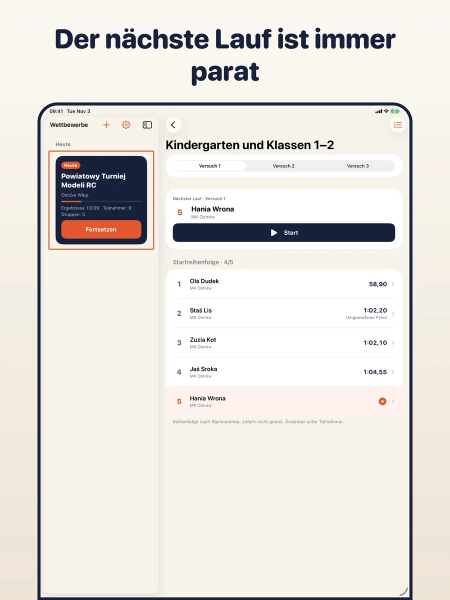
#> input picture assets/shots/de-DE-ipad-01.webp, 900 x 1200 px, given in place of icon-1024.png, which was not available (shown at 1/2 size)
$ python build.py
#> lines starting #> are read from the running program, lines starting #| are printed output that depends on the picture
#!/usr/bin/env python3
"""Generates the Tallyboard site: en at the root, pl/ de/ es/ it/ in folders, plus assets.

    python3 tools/build.py                 # pages and stylesheet
    python3 tools/build.py --shots <dir>   # also icon, og image and screenshots (default: the app repo's fastlane/screenshots)
"""
import argparse
import html
import sys
from pathlib import Path

sys.path.insert(0, str(Path(__file__).parent))
from content import APP_ID, LANGS  # noqa: E402

ROOT = Path(__file__).resolve().parent.parent
APP_REPO = ROOT.parent / "judgebook-ios"
BASE = "https://ideaapps.io/Tallyboard/"
STORE = f"https://apps.apple.com/app/id{APP_ID}"
UPDATED = {"en": "3 November 2026", "pl": "3 listopada 2026", "de": "3. November 2026", "es": "3 de noviembre de 2026", "it": "3 novembre 2026"}
UPDATED_LABEL = {"en": "Last updated", "pl": "Ostatnia aktualizacja", "de": "Zuletzt aktualisiert", "es": "Última actualización", "it": "Ultimo aggiornamento"}
APP_NAME_LINE = {"en": "Tallyboard app", "pl": "Aplikacja Tallyboard", "de": "App Tallyboard", "es": "App Tallyboard", "it": "App Tallyboard"}
ICONS = [
    "M12 3v3M5 7l2 2M19 7l-2 2M4 14a8 8 0 0116 0M12 14l3-4",
    "M3 7h7v6H3zM14 7h7v6h-7zM8 17h8M12 13v4",
    "M12 7v5l3 2M12 3a9 9 0 100 18 9 9 0 000-18z",
    "M4 6h16M4 12h16M4 18h10",
    "M5 20V10M12 20V4M19 20v-7",
    "M5 4v17M5 5h12l-2 4 2 4H5",
    "M6 3h9l4 4v14H6zM14 3v5h5M9 13h6M9 17h6",
    "M12 3l8 3v6c0 4.500-3.200 7.800-8 9-4.800-1.200-8-4.500-8-9V6zM9 12l2 2 4-4",
]
CSS = """:root{--bg:#F7F3EC;--bg2:#EFE7DA;--card:#fff;--line:#E4DDD0;--ink:#17203A;--soft:#4A5068;--mute:#6B6F80;--acc:#E4572E;--wash:#FFF3EE;--navy:#17203A}
@font-face{font-family:"Plus Jakarta Sans";font-weight:500;src:url(fonts/PlusJakartaSans-Medium.ttf)}
@font-face{font-family:"Plus Jakarta Sans";font-weight:700;src:url(fonts/PlusJakartaSans-Bold.ttf)}
@font-face{font-family:"Plus Jakarta Sans";font-weight:800;src:url(fonts/PlusJakartaSans-ExtraBold.ttf)}
*{box-sizing:border-box}html{scroll-behavior:smooth}
body{margin:0;background:var(--bg);color:var(--ink);font-family:"Plus Jakarta Sans",-apple-system,BlinkMacSystemFont,"Helvetica Neue",Arial,sans-serif;font-size:17px;line-height:1.6;-webkit-text-size-adjust:100%;overflow-x:hidden}
body:before{content:"";position:fixed;inset:0;z-index:-1;background:radial-gradient(900px 600px at 90% -10%,rgba(228,87,46,.12),transparent 60%),linear-gradient(180deg,#FBF8F2 0,#F7F3EC 50%,#EFE7DA 100%)}
a{color:var(--acc)}img{max-width:100%;display:block}
.wrap{max-width:1120px;margin:0 auto;padding:0 22px}
nav.top{position:sticky;top:0;z-index:20;backdrop-filter:blur(16px);-webkit-backdrop-filter:blur(16px);background:rgba(247,243,236,.82);border-bottom:1px solid var(--line)}
nav.top .wrap{display:flex;align-items:center;gap:22px;height:64px}
.brand{display:flex;align-items:center;gap:10px;font-weight:800;font-size:20px;color:var(--ink);text-decoration:none;margin-right:auto}
.brand img{width:34px;height:34px;border-radius:9px}
nav.top a.l{color:var(--soft);text-decoration:none;font-weight:700;font-size:15px}nav.top a.l:hover{color:var(--ink)}
.btn{display:inline-flex;align-items:center;gap:10px;padding:15px 28px;border-radius:999px;background:var(--navy);color:#fff;font-weight:800;text-decoration:none;box-shadow:0 12px 28px -10px rgba(23,32,58,.6);transition:transform .2s}
.btn:hover{transform:translateY(-2px)}.btn.ghost{background:var(--card);color:var(--ink);box-shadow:none;border:1px solid var(--line)}
.btn svg{width:20px;height:20px}
.eyebrow{display:inline-flex;gap:8px;align-items:center;font-size:13px;font-weight:800;letter-spacing:.12em;text-transform:uppercase;color:var(--acc)}
.eyebrow:before{content:"";width:26px;height:4px;border-radius:2px;background:var(--acc)}
h1,h2,h3{line-height:1.12;margin:0;letter-spacing:-.02em;text-wrap:balance}
h1{font-size:clamp(38px,6.2vw,66px);font-weight:800}h1 em{font-style:normal;color:var(--acc)}
h2{font-size:clamp(28px,4.2vw,44px);font-weight:800}h3{font-size:20px;font-weight:800}
.lead{font-size:clamp(18px,2.2vw,21px);color:var(--soft);max-width:34em}
.hero{padding:72px 0 40px}.hero .wrap{display:grid;grid-template-columns:1.05fr .95fr;gap:40px;align-items:center}
.hero h1{margin:16px 0 22px}.hero .btns{display:flex;gap:14px;flex-wrap:wrap;margin:30px 0 18px}
.dev{color:var(--mute);font-weight:700;font-size:14px}
.shot{height:auto;border-radius:28px;border:1px solid var(--line);box-shadow:0 36px 70px -30px rgba(23,32,58,.45);background:var(--card)}
.phones{position:relative;height:640px}
.phones .shot{position:absolute;width:270px}
.phones .p1{left:48%;top:0;transform:rotate(5deg);animation:float 7s ease-in-out infinite}
.phones .p2{left:4%;top:70px;transform:rotate(-6deg) scale(.92);animation:float 8s ease-in-out -2s infinite}
@keyframes float{50%{translate:0 -14px}}
section{padding:90px 0}.head{max-width:720px;margin:0 auto 52px;text-align:center}.head p{color:var(--soft);font-size:19px;margin:16px 0 0}
.card{background:var(--card);border:1px solid var(--line);border-radius:28px;padding:26px}
.step{display:grid;grid-template-columns:1fr 1fr;gap:64px;align-items:center;margin:0 0 80px}.step:nth-child(even) .txt{order:2}
.num{display:inline-grid;place-items:center;width:46px;height:46px;border-radius:14px;background:var(--acc);color:#fff;font-weight:800;font-size:22px;margin-bottom:18px}
.step p{color:var(--soft);font-size:19px;margin:14px 0 0;max-width:28em}
.step .shot{width:300px;margin:0 auto;transform:rotate(-2deg);transition:transform .5s}.step:nth-child(even) .shot{transform:rotate(2deg)}.step .shot:hover{transform:none}
.grid{display:grid;grid-template-columns:repeat(4,1fr);gap:18px}
.feat{background:var(--card);border:1px solid var(--line);border-radius:26px;padding:24px;transition:transform .25s,border-color .25s}.feat:hover{transform:translateY(-4px);border-color:rgba(228,87,46,.5)}
.feat .ic{width:48px;height:48px;border-radius:15px;display:grid;place-items:center;margin-bottom:16px;background:var(--wash);color:var(--acc)}.feat .ic svg{width:26px;height:26px}
.feat p{color:var(--soft);margin:8px 0 0;font-size:15.5px}
.gallery{display:flex;gap:26px;overflow-x:auto;padding:10px 22px 40px;scroll-snap-type:x mandatory;justify-content:safe center}
.gallery figure{margin:0;flex:0 0 auto;scroll-snap-align:center;text-align:center}.gallery figcaption{margin-top:14px;font-weight:700;color:var(--soft)}
.gallery img{height:480px;width:auto;max-width:none}.gallery.dev img{height:400px}
.plans{display:grid;grid-template-columns:1fr 1fr;gap:20px;max-width:820px;margin:0 auto}
.plan{position:relative;background:var(--card);border:1px solid var(--line);border-radius:28px;padding:30px}.plan.pro{border-color:rgba(228,87,46,.6);background:var(--wash)}
.plan ul{list-style:none;padding:0;margin:18px 0 0}.plan li{padding:8px 0 8px 30px;position:relative;color:var(--soft)}
.plan li:before{content:"";position:absolute;left:0;top:15px;width:16px;height:8px;border-left:3px solid var(--acc);border-bottom:3px solid var(--acc);transform:rotate(-45deg) scale(.8)}
.badge{position:absolute;top:-13px;right:22px;background:var(--acc);color:#fff;font-weight:800;font-size:13px;padding:5px 14px;border-radius:999px}
.note{text-align:center;color:var(--mute);margin:26px 0 0}
.legal{display:flex;gap:18px;align-items:flex-start;max-width:820px;margin:0 auto}.legal svg{flex:0 0 34px;width:34px;color:var(--acc)}.legal p{margin:6px 0 0;color:var(--soft)}
.faq{max-width:760px;margin:0 auto}details{background:var(--card);border:1px solid var(--line);border-radius:18px;padding:4px 20px;margin:0 0 12px}
summary{cursor:pointer;font-weight:700;padding:14px 0}details p{margin:0 0 16px;color:var(--soft)}
.cta{padding:30px 0 90px}.cta .box{text-align:center;background:var(--navy);color:#fff;border-radius:36px;padding:56px 22px}
.cta p{color:rgba(255,255,255,.75);font-size:19px;margin:12px 0 26px}.cta .btn{background:var(--acc);box-shadow:0 12px 28px -10px rgba(228,87,46,.7)}
footer{border-top:1px solid var(--line);padding:30px 0 40px;color:var(--mute);font-size:15px}footer .wrap{display:flex;gap:22px;flex-wrap:wrap;align-items:center}
footer a{color:var(--soft);text-decoration:none;font-weight:700}footer .sp{margin-left:auto;display:flex;gap:16px;flex-wrap:wrap}
.page{max-width:780px;margin:0 auto;padding:64px 22px 80px}.page h1{font-size:clamp(34px,5vw,52px)}.page h2{font-size:22px;margin:34px 0 8px}
.page p{color:var(--soft)}.sub{color:var(--mute)!important;margin:10px 0 24px}.short{background:var(--card);border:1px solid var(--line);border-radius:20px;padding:18px 22px;color:var(--ink)!important}
.page .btns{display:flex;gap:14px;flex-wrap:wrap;margin-top:24px}
.reveal{opacity:0;transform:translateY(22px);transition:opacity .7s,transform .7s}.reveal.in{opacity:1;transform:none}
@media(max-width:860px){nav.top a.l{display:none}.hero .wrap,.step{grid-template-columns:1fr;gap:30px}.step:nth-child(even) .txt{order:0}.phones{height:560px}.phones .p1{left:40%}.grid{grid-template-columns:1fr 1fr}.plans{grid-template-columns:1fr}section{padding:60px 0}}
@media(max-width:520px){.grid{grid-template-columns:1fr}.phones .shot{width:220px}.phones .p2{left:0}.gallery img{height:420px}.gallery.dev img{height:300px}}
@media(prefers-reduced-motion:reduce){.phones .shot{animation:none}.reveal{opacity:1;transform:none;transition:none}}
"""
JS = """(function(){var io=new IntersectionObserver(function(es){es.forEach(function(e){if(e.isIntersecting){e.target.classList.add('in');io.unobserve(e.target);}});},{threshold:.12});document.querySelectorAll('.reveal').forEach(function(el){io.observe(el);});})();
"""
DL_SVG = '<svg viewBox="0 0 24 24" fill="none" stroke="currentColor" stroke-width="2.4" stroke-linecap="round" stroke-linejoin="round"><path d="M12 4v11M7 11l5 5 5-5M5 20h14"/></svg>'
MAIL_LINK_SKIP = None


def e(s):
    return html.escape(s, quote=True)


def svg(path):
    return f'<svg viewBox="0 0 24 24" fill="none" stroke="currentColor" stroke-width="1.8" stroke-linecap="round" stroke-linejoin="round"><path d="{path}"/></svg>'


def pre(L):
    return "" if L["code"] == "en" else "../"


def url(L, name):
    folder = "" if L["code"] == "en" else L["code"] + "/"
    return f"{BASE}{folder}{'' if name == 'index.html' else name}"


def shot(L, device, n, alt, cls="", width=None):
    d = L["mac"] if device == "mac" else L["shots"]
    dims = {"iphone": (660, 1434), "ipad": (900, 1200), "mac": (1400, 875)}[device]
    return (f'<img class="shot {cls}" src="{pre(L)}assets/shots/{d}-{device}-{n}.webp" alt="{e(alt)}" loading="lazy" '
            f'width="{dims[0]}" height="{dims[1]}">')


def head(L, name, title, desc):
    p = pre(L)
    alts = "".join(f'<link rel="alternate" hreflang="{M["code"]}" href="{url(M, name)}">' for M in LANGS)
    alts += f'<link rel="alternate" hreflang="x-default" href="{url(LANGS[0], name)}">'
    return f"""<!doctype html>
<html lang="{L['lang']}">
<head>
<meta charset="utf-8"><meta name="viewport" content="width=device-width,initial-scale=1,viewport-fit=cover">
<title>{e(title)}</title>
<meta name="description" content="{e(desc)}">
<meta name="theme-color" content="#F7F3EC">
<meta name="apple-itunes-app" content="app-id={APP_ID}">
<link rel="canonical" href="{url(L, name)}">
{alts}
<meta property="og:type" content="website"><meta property="og:title" content="{e(title)}"><meta property="og:description" content="{e(desc)}">
<meta property="og:image" content="{BASE}assets/og.png"><meta property="og:url" content="{url(L, name)}">
<meta name="twitter:card" content="summary_large_image">
<link rel="icon" href="{p}assets/icon.png"><link rel="apple-touch-icon" href="{p}assets/icon.png">
<link rel="stylesheet" href="{p}assets/style.css">
</head>
<body>
"""


def nav(L):
    p = pre(L)
    n = L["nav"]
    links = (f'<a class="l" href="./#how">{n["how"]}</a><a class="l" href="./#features">{n["features"]}</a>'
             f'<a class="l" href="./#devices">{n["devices"]}</a>')
    return (f'<nav class="top"><div class="wrap"><a class="brand" href="./"><img src="{p}assets/icon.png" alt="" width="34" height="34">Tallyboard</a>'
            f'{links}<a class="l" href="support.html">{n["support"]}</a>'
            f'<a class="btn" style="padding:10px 20px" href="{STORE}">{n["download"]}</a></div></nav>\n')


def footer(L, name):
    n = L["nav"]
    here = L["code"]
    links = []
    for M in LANGS:
        if M["code"] == here:
            href = "./" if name == "index.html" else name
        else:
            href = (pre(L) + ("" if M["code"] == "en" else M["code"] + "/")) + ("" if name == "index.html" else name)
            href = href or "./"
        links.append(f'<a href="{href}" hreflang="{M["code"]}">{M["label"]}</a>')
    return (f'<footer><div class="wrap"><span>Tallyboard · IdeaApps</span><a href="privacy.html">{n["privacy"]}</a>'
            f'<a href="support.html">{n["support"]}</a><span class="sp">{"".join(links)}</span></div></footer>\n'
            f'<script src="{pre(L)}assets/app.js" defer></script>\n</body></html>\n')


def index_page(L):
    t = L["idx"]
    n = L["nav"]
    out = [head(L, "index.html", t["title"], t["desc"]), nav(L)]
    out.append(f'<header class="hero"><div class="wrap"><div><span class="eyebrow">{t["eyebrow"]}</span><h1>{t["h1"]}</h1>'
               f'<p class="lead">{t["lead"]}</p><div class="btns"><a class="btn" href="{STORE}">{DL_SVG}{n["store"]}</a>'
               f'<a class="btn ghost" href="#how">{t["see"]}</a></div><span class="dev">{t["devices"]}</span></div>'
               f'<div class="phones">{shot(L, "iphone", "01", t["shots"][0], "p2")}{shot(L, "iphone", "03", t["shots"][2], "p1")}</div></div></header>')
    out.append(f'<section id="how"><div class="wrap"><div class="head reveal"><h2>{t["how"]}</h2></div>')
    step_shots = [("06", 5), ("02", 1), ("03", 2)]
    for i, (h, p) in enumerate(t["steps"]):
        n_, si = step_shots[i]
        out.append(f'<div class="step reveal"><div class="txt"><span class="num">{i + 1}</span><h2 style="font-size:clamp(26px,3.6vw,38px)">{h}</h2><p>{p}</p></div>'
                   f'<div>{shot(L, "iphone", n_, t["shots"][si])}</div></div>')
    out.append('</div></section>')
    out.append(f'<section id="features"><div class="wrap"><div class="head reveal"><h2>{t["featuresH"]}</h2></div><div class="grid">')
    for i, (h, p) in enumerate(t["feats"]):
        out.append(f'<div class="feat reveal"><div class="ic">{svg(ICONS[i])}</div><h3>{h}</h3><p>{p}</p></div>')
    out.append('</div></div></section>')
    out.append(f'<section id="devices" style="padding-top:20px"><div class="wrap"><div class="head reveal"><h2>{t["devicesH"]}</h2><p>{t["devicesP"]}</p></div></div><div class="gallery dev">')
    for device, n_, label in [("mac", "01", "Mac"), ("ipad", "03", "iPad"), ("iphone", "02", "iPhone"), ("mac", "03", "Mac")]:
        out.append(f'<figure>{shot(L, device, n_, label + " · Tallyboard")}<figcaption>{label}</figcaption></figure>')
    out.append('</div></section>')
    out.append(f'<section style="padding-top:20px"><div class="head reveal"><h2>{t["galleryH"]}</h2></div><div class="gallery">')
    for i, cap in enumerate(t["shots"]):
        out.append(f'<figure>{shot(L, "iphone", f"{i + 1:02d}", cap)}<figcaption>{cap}</figcaption></figure>')
    out.append('</div></section>')
    fh, fl = t["free"]
    gh, gb, gl = t["tips"]
    out.append(f'<section id="pricing"><div class="wrap"><div class="head reveal"><h2>{t["tipsH"]}</h2><p>{t["tipsP"]}</p></div>'
               f'<div class="plans reveal"><div class="plan"><h3>{fh}</h3><ul>{"".join(f"<li>{x}</li>" for x in fl)}</ul></div>'
               f'<div class="plan pro"><span class="badge">{gb}</span><h3>{gh}</h3><ul>{"".join(f"<li>{x}</li>" for x in gl)}</ul></div></div>'
               f'<p class="note">{t["tipsNote"]}</p></div></section>')
    lh, lp = t["legal"]
    out.append(f'<section style="padding:20px 0 60px"><div class="wrap"><div class="card legal reveal">{svg("M12 3l9 16H3zM12 10v4M12 17h.01")}'
               f'<div><h3>{lh}</h3><p>{lp}</p></div></div></div></section>')
    out.append(f'<section style="padding-top:20px"><div class="wrap"><div class="head reveal"><h2>{t["faqH"]}</h2></div><div class="faq reveal">'
               + "".join(f"<details><summary>{q}</summary><p>{a}</p></details>" for q, a in t["faq"]) + '</div></div></section>')
    out.append(f'<div class="cta"><div class="wrap"><div class="box reveal"><h2>{t["ctaH"]}</h2><p>{t["ctaP"]}</p>'
               f'<a class="btn" href="{STORE}">{DL_SVG}{n["store"]}</a></div></div></div>')
    out.append(footer(L, "index.html"))
    return "".join(out)


def privacy_page(L):
    t = L["privacy"]
    from content import MAIL
    body = "".join(f"<h2>{h}</h2><p>{p.format(mail=MAIL)}</p>" for h, p in t["secs"])
    return (head(L, "privacy.html", f'{t["title"]} · Tallyboard', t["desc"]) + nav(L)
            + f'<main class="page"><h1>{t["title"]}</h1><p class="sub">{APP_NAME_LINE[L["code"]]}. {UPDATED_LABEL[L["code"]]}: {UPDATED[L["code"]]}</p>'
              f'<p class="short">{t["short"]}</p>{body}</main>' + footer(L, "privacy.html"))


def support_page(L):
    t = L["support"]
    from content import MAIL
    faq = "".join(f"<details><summary>{q}</summary><p>{a}</p></details>" for q, a in t["faq"])
    return (head(L, "support.html", f'{t["title"]} · Tallyboard', t["desc"]) + nav(L)
            + f'<main class="page"><h1>{t["title"]}</h1><p class="sub">{APP_NAME_LINE[L["code"]]}</p><p class="short">{t["short"]}</p>'
              f'<div class="btns"><a class="btn" href="mailto:{MAIL}">{t["mail"]}</a></div>'
              f'<div style="margin-top:34px">{faq}</div><p class="sub" style="margin-top:30px">{t["note"]}</p></main>'
            + footer(L, "support.html"))


def make_images(shots_root):
    from PIL import Image, ImageDraw, ImageFont
    sdir = ROOT / "assets" / "shots"
    sdir.mkdir(parents=True, exist_ok=True)
    root = Path(shots_root)
    mac_root = root.parent / (root.name + "_mac")
    done = set()
    for L in LANGS:
        for dirname, device in ((L["shots"], "iphone"), (L["shots"], "ipad"), (L["mac"], "mac")):
            if (dirname, device) in done:
                continue
            done.add((dirname, device))
            folder = (mac_root if device == "mac" else root) / dirname
            width = {"iphone": 660, "ipad": 900, "mac": 1400}[device]
            for src in sorted(folder.glob("*.png")):
                if device != "mac" and not src.name.startswith(device):
                    continue
                n = src.name.split("-")[1] if device != "mac" else src.name.split("-")[0]
                im = Image.open(src).convert("RGB")
                im = im.resize((width, round(im.height * width / im.width)), Image.LANCZOS)
                im.save(sdir / f"{dirname}-{device}-{n}.webp", "WEBP", quality=84, method=6)
    icon = Image.open(APP_REPO / "Tallyboard/Resources/Assets.xcassets/AppIcon.appiconset/icon-1024.png").convert("RGB")
#> icon is the input picture: PIL image 900x1200 RGB; mean R, G, B 230.5, 226.8, 222.2
    icon.resize((256, 256), Image.LANCZOS).save(ROOT / "assets" / "icon.png")
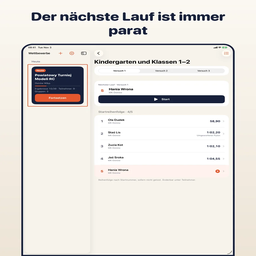
#> saved as icon.png: PIL image 256x256 RGB; mean R, G, B 230.3, 226.6, 222.1
    og = Image.new("RGB", (1200, 630), "#F7F3EC")
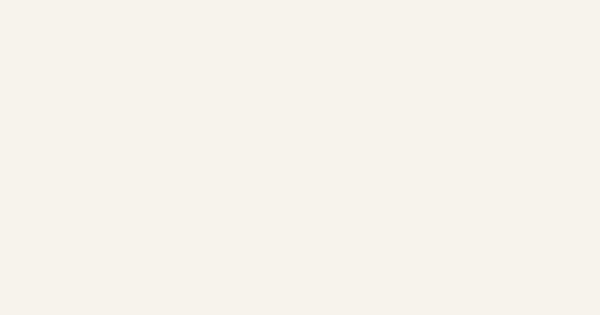
#> og: PIL image 1200x630 RGB (shown at 1/2 size); mean R, G, B 247, 243, 236
    d = ImageDraw.Draw(og)
    for y in range(630):
        k = y / 630
        d.line([(0, y), (1200, y)], fill=(int(251 * (1 - k) + 239 * k), int(248 * (1 - k) + 231 * k), int(242 * (1 - k) + 218 * k)))
    og.paste(icon.resize((200, 200), Image.LANCZOS), (80, 110))
    big = ImageFont.truetype(str(ROOT / "assets/fonts/PlusJakartaSans-ExtraBold.ttf"), 92)
    small = ImageFont.truetype(str(ROOT / "assets/fonts/PlusJakartaSans-Bold.ttf"), 36)
    d.text((310, 130), "Tallyboard", font=big, fill="#17203A")
    d.text((310, 250), "Scoring for amateur contests", font=small, fill="#E4572E")
    d.text((310, 305), "iPhone · iPad · Mac", font=small, fill="#6B6F80")
    ph = Image.open(sdir / "en-US-iphone-03.webp").convert("RGB")
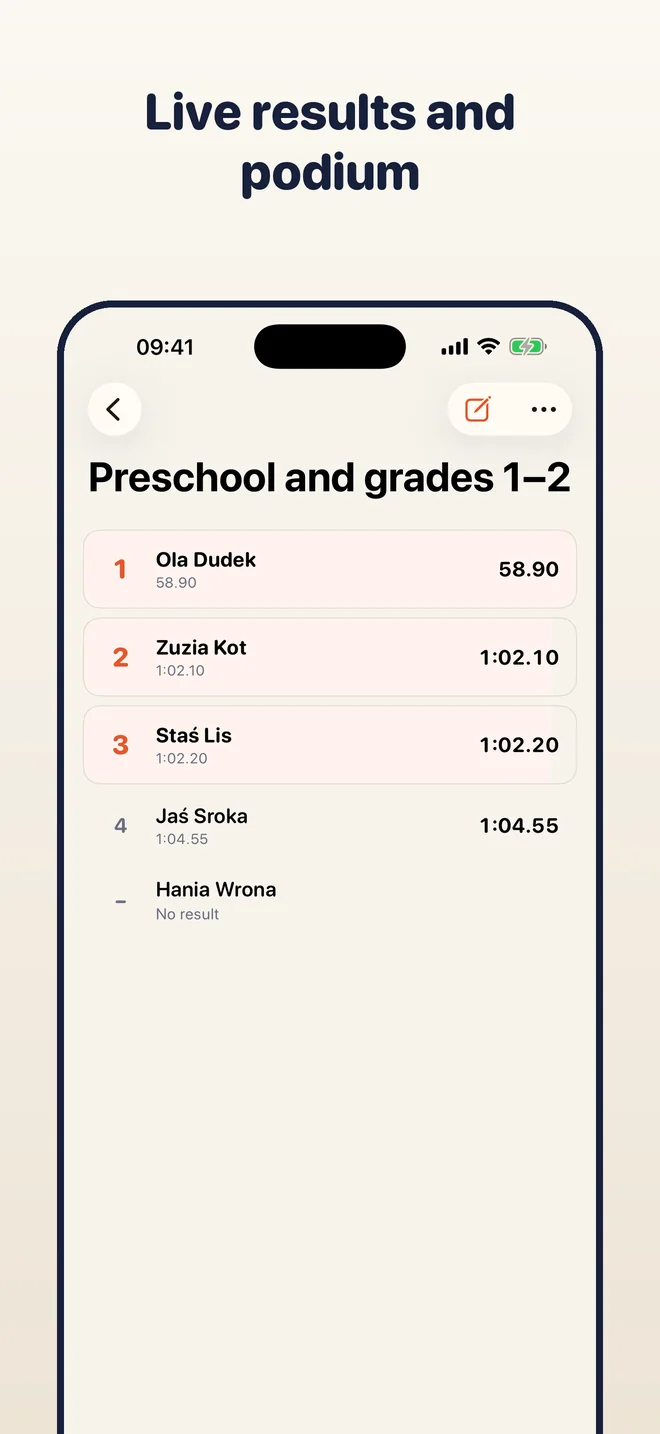
#> input picture assets/shots/en-US-iphone-03.webp, 660 x 1434 px
#> ph is the input picture: PIL image 660x1434 RGB; mean R, G, B 236.1, 231.5, 224.9
    ph = ph.resize((330, round(ph.height * 330 / ph.width)))
#> ph: PIL image 330x717 RGB
#> (the rest of the program and of its run is left out)
